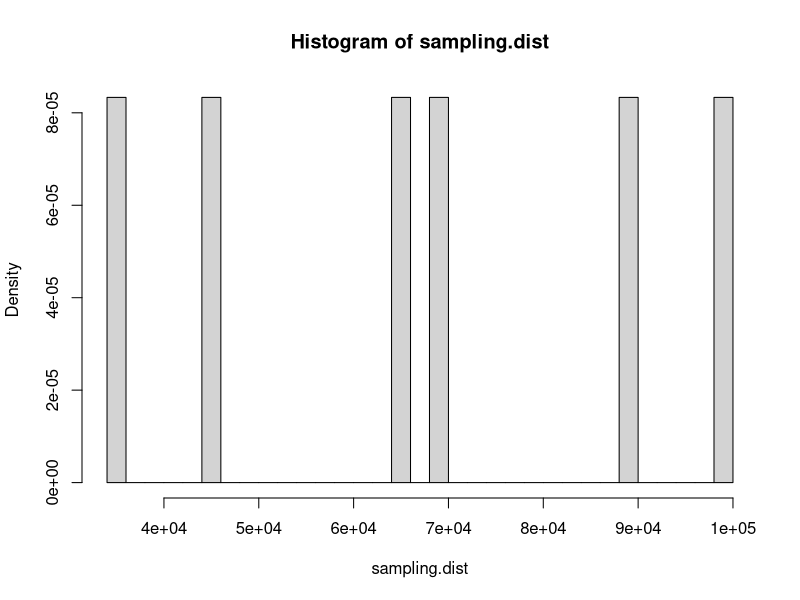

Here is the R script that generated this plot:
## ---- chunk 1
knitr::opts_chunk$set(echo = TRUE)
library(dplyr)
## ---- chunk 2
library(dplyr)
set.seed(09042019)
samples <- replicate(10, sample(4,2, replace = F))
samples
find_val <- function(samples, val){
  return(val %in% samples)
}
samples_large <- replicate(1000, sample(4,2, replace = F))

apply(samples_large, 2, find_val,val = 1 ) %>% mean()
## ---- chunk 3
vals <- c(80000, 120000, 60000, 10000)
sampling.dist <- c(mean(vals[1:2]), mean(vals[c(1,3)]), mean(vals[c(1,4)]), 
                   mean(vals[c(2,3)]), mean(vals[c(2,4)]), mean(vals[c(3,4)]))
## ---- chunk 4
hist(sampling.dist, breaks = 25, prob = T)
## ---- chunk 5
sum(1/6 *sampling.dist) - mean(vals)
## ---- chunk 6
sum(1/6 * (sampling.dist - mean(sampling.dist))^2)
## ---- chunk 7
samples <- sample(sampling.dist, 10000, replace = T) # a  bit of a shortcut
mean(samples) - mean(vals)
var(samples)
